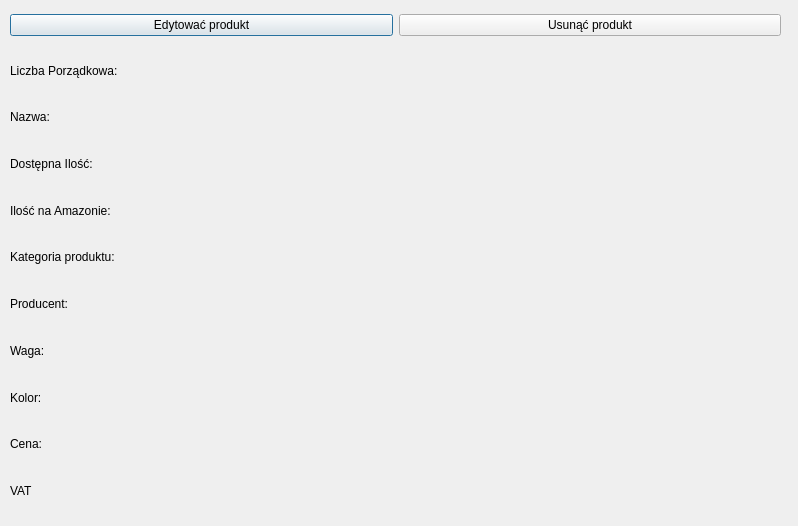
<?xml version="1.0" encoding="UTF-8"?>
<ui version="4.0">
 <class>ProduktInfo</class>
 <widget class="QDialog" name="ProduktInfo">
  <property name="geometry">
   <rect>
    <x>0</x>
    <y>0</y>
    <width>798</width>
    <height>526</height>
   </rect>
  </property>
  <property name="windowTitle">
   <string>Dialog</string>
  </property>
  <widget class="QWidget" name="layoutWidget">
   <property name="geometry">
    <rect>
     <x>10</x>
     <y>10</y>
     <width>771</width>
     <height>31</height>
    </rect>
   </property>
   <layout class="QHBoxLayout" name="horizontalLayout_2">
    <item>
     <widget class="QPushButton" name="EdytowacButton">
      <property name="text">
       <string>Edytować produkt</string>
      </property>
     </widget>
    </item>
    <item>
     <widget class="QPushButton" name="UsunacButton">
      <property name="text">
       <string>Usunąć produkt</string>
      </property>
     </widget>
    </item>
   </layout>
  </widget>
  <widget class="QWidget" name="layoutWidget">
   <property name="geometry">
    <rect>
     <x>10</x>
     <y>50</y>
     <width>771</width>
     <height>461</height>
    </rect>
   </property>
   <layout class="QHBoxLayout" name="horizontalLayout">
    <item>
     <layout class="QVBoxLayout" name="verticalLayout">
      <item>
       <widget class="QLabel" name="LiczbaPodatkowaLabel">
        <property name="text">
         <string>Liczba Porządkowa: </string>
        </property>
       </widget>
      </item>
      <item>
       <widget class="QLabel" name="NazwaLabel">
        <property name="text">
         <string>Nazwa: </string>
        </property>
       </widget>
      </item>
      <item>
       <widget class="QLabel" name="DostepnaIloscLabel">
        <property name="text">
         <string>Dostępna Ilość: </string>
        </property>
       </widget>
      </item>
      <item>
       <widget class="QLabel" name="IloscNaAmazonieLabel">
        <property name="text">
         <string>Ilość na Amazonie: </string>
        </property>
       </widget>
      </item>
      <item>
       <widget class="QLabel" name="KategoriaProduktuLabel">
        <property name="text">
         <string>Kategoria produktu: </string>
        </property>
       </widget>
      </item>
      <item>
       <widget class="QLabel" name="ProducentLabel">
        <property name="text">
         <string>Producent: </string>
        </property>
       </widget>
      </item>
      <item>
       <widget class="QLabel" name="WagaLabel">
        <property name="text">
         <string>Waga: </string>
        </property>
       </widget>
      </item>
      <item>
       <widget class="QLabel" name="KolorLabel">
        <property name="text">
         <string>Kolor: </string>
        </property>
       </widget>
      </item>
      <item>
       <widget class="QLabel" name="CenaLabel">
        <property name="text">
         <string>Cena: </string>
        </property>
       </widget>
      </item>
      <item>
       <widget class="QLabel" name="VATLabel">
        <property name="text">
         <string>VAT</string>
        </property>
       </widget>
      </item>
     </layout>
    </item>
    <item>
     <layout class="QVBoxLayout" name="verticalLayout_2"/>
    </item>
   </layout>
  </widget>
 </widget>
 <resources/>
 <connections/>
</ui>
